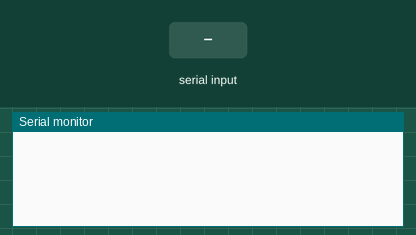
The sketch below on a simulated Arduino Nano, built with avr-gcc and run on an emulated ATmega328P. Parts: the last lines printed to the serial monitor. The inputs (shaded band) are chosen by the test bench.

Above: at 1.2 s.
1.3 s: "ON;" received over Serial
At 4.2 s:
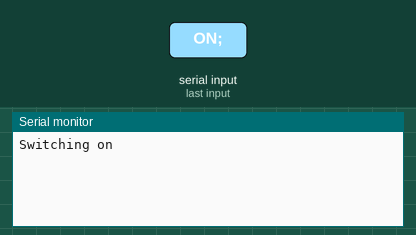
4.3 s: "OFF;" received over Serial
At 7.2 s:
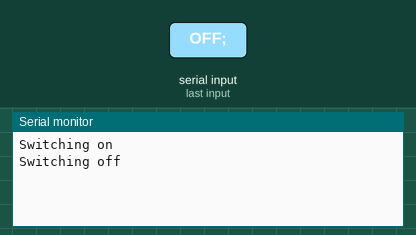
7.3 s: "A;" received over Serial
At 8.3 s:
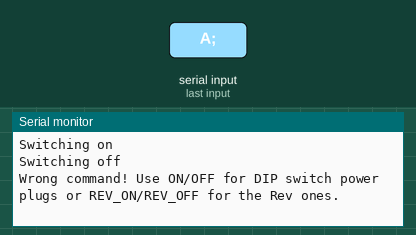
8.8 s: "Test;" received over Serial
At 9.6 s:
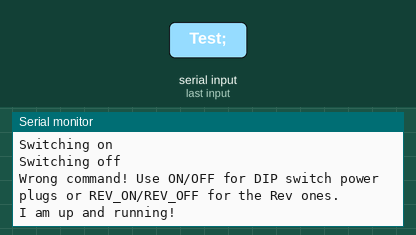

The sketch:

433MHz-Arduino-Sender.ino
```cpp
#include <RCSwitch.h>

RCSwitch mySwitch = RCSwitch();

void setup() {
    mySwitch.enableTransmit(10); //Pin D10 on my chinese Nano
    mySwitch.setPulseLength(360);
    Serial.begin(9600);
}

void loop() {

    //send data only when it receives data:
    if (Serial.available() > 0) {

        //Read command and system-/unitcode from serial
        String cmdvalue  = Serial.readStringUntil(';');
        String systemcode; //for DIP
        char group; //for REV
        String unitcode; //for both

        if (cmdvalue == "ON" || cmdvalue == "OFF") {
            //10-DIP switches mode

            Serial.read(); //next character is semicolon, skip it
            systemcode = Serial.readStringUntil(';');
            Serial.read();
            unitcode = Serial.readStringUntil('\0');

        } else if (cmdvalue == "REV_ON" || cmdvalue == "REV_OFF") {
            //REV mode

            Serial.read(); //Semicolon
            systemcode = Serial.readStringUntil(';');
            //Convert the string to a char for the switchOn function in REV mode
            //it is kind of ugly
            if (systemcode == "A") {
                group = 'a';
            } else if (systemcode == "B") {
                group = 'b';
            } else if (systemcode == "C") {
                group = 'c';
            } else {
                group = 'd';
            }

            Serial.read();
            unitcode = Serial.readStringUntil('\0');
        }

        //10-DIP switches plug
        if (cmdvalue == "ON") {
            mySwitch.switchOn(string2char(systemcode), string2char(unitcode));
            Serial.println("Switching on " + systemcode + " " + unitcode);
        } else if (cmdvalue == "OFF") {
            mySwitch.switchOff(string2char(systemcode), string2char(unitcode));
            Serial.println("Switching off " + systemcode + " " + unitcode);

        //REV plug
        } else if (cmdvalue == "REV_ON") {
            mySwitch.switchOn(group, unitcode.toInt());
            Serial.println("Switching on " + systemcode + " " + unitcode);
        } else if (cmdvalue == "REV_OFF") {
            mySwitch.switchOff(group, unitcode.toInt());
            Serial.println("Switching off " + systemcode + " " + unitcode);

        } else if (cmdvalue == "Test") {
            Serial.println("I am up and running!");
        } else {
            Serial.println("Wrong command! Use ON/OFF for DIP switch power plugs or REV_ON/REV_OFF for the Rev ones.");
        }
  }
}

char* string2char(String command) {
  if (command.length() != 0) {
    char *p = const_cast<char*>(command.c_str());
    return p;
  }
}
```

Measured:
- after the input at 1.3 s, the serial monitor: prints a new line after 2.5 s (image 1)
- after the input at 4.3 s, the serial monitor: prints a new line after 2.5 s (image 2)
- after the input at 7.3 s, the serial monitor: prints a new line at once (image 3)
- after the input at 8.8 s, the serial monitor: prints a new line at once (image 4)
